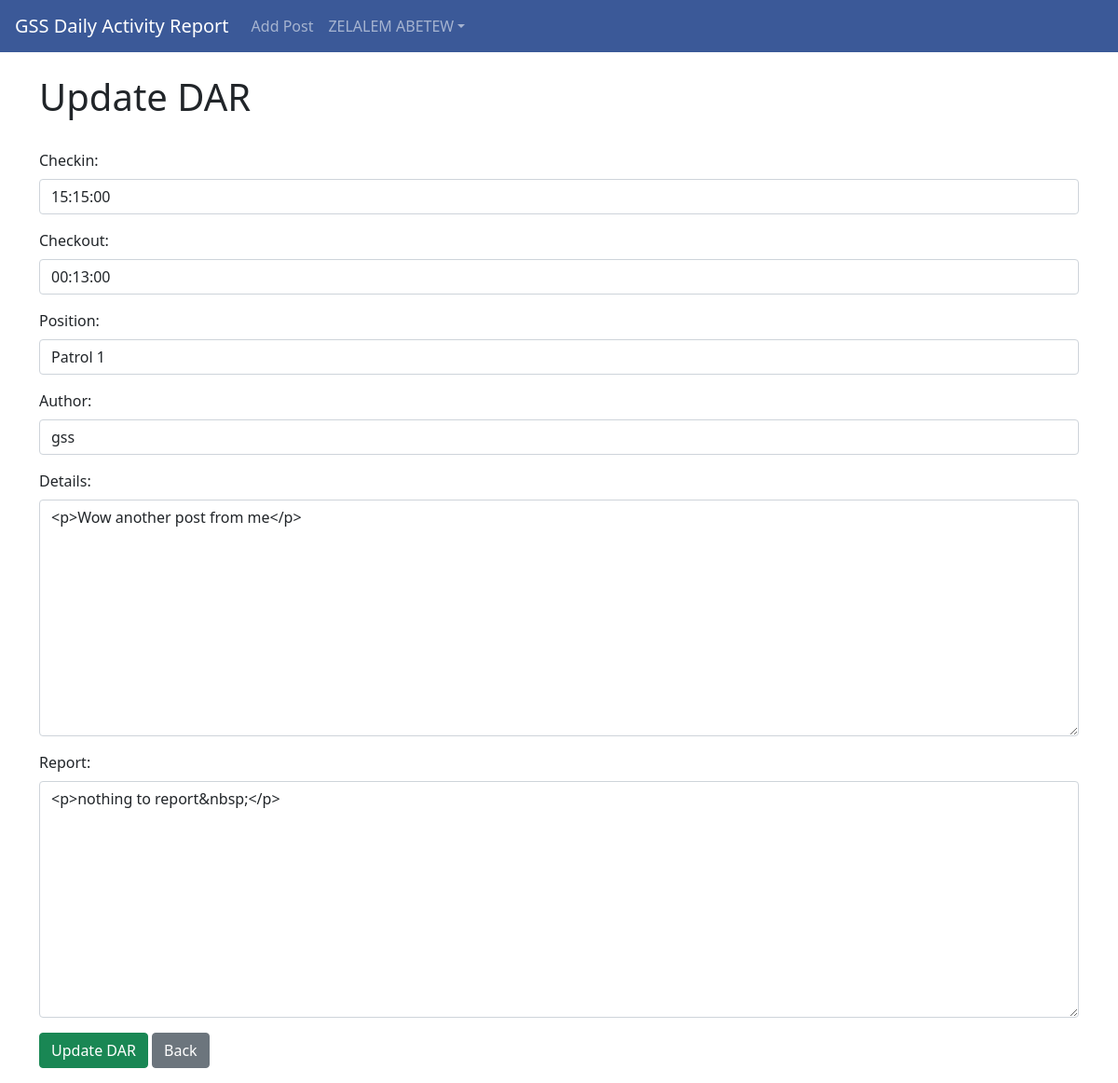
Screenshot of /article/edit/3 (signed in) with the database file from the repository.
### thedar/models.py (models this page shows, shortened)
class Post(models.Model):
    report_image=models.ImageField(null=True,blank=True, upload_to='images/')
    checkin=models.TimeField(max_length=200)
    checkout=models.TimeField(max_length=200)
    position=models.CharField(max_length=200,choices=position_choice)
    author=models.ForeignKey(User, on_delete=models.CASCADE)
    details=RichTextField(blank=True,null=True)
    report=RichTextField(blank=True,null=True)
    time=models.DateTimeField(auto_now_add=True)

### thedar/views.py (the view)
# urls.py: path('article/edit/<int:pk>', UpdatePostView.as_view(), name='update_post'),
class UpdatePostView(UpdateView):
    model= Post
    form_class=EditForm
    template_name= 'update_post.html'

### thedar/forms.py
class EditForm(forms.ModelForm):
    class Meta:
        model=Post
        fields=('checkin','checkout','position','author','details','report')
        widgets={
           'checkin':forms.TimeInput(attrs={'class':'form-control'}),
            'checkout':forms.TimeInput(attrs={'class':'form-control'}),
            'position':forms.TextInput(attrs={'class':'form-control'}),
            'author':forms.Select(attrs={'class':'form-control ','value':'','id':'zola','type':'hidden'}),
            'details':forms.Textarea(attrs={'class':'form-control'}),
             'report':forms.Textarea(attrs={'class':'form-control'}),
        }

### thedar/templates/update_post.html (shortened to what this page needs)
{%extends 'base.html' %}
{%block content%}
{% if user.is_authenticated%}
{% if user.id == post.author.id%}
<h1>Update DAR</h1><br>
<div class="form-group">
<form method="POST">
    {{form.as_p}}
    <button class="btn btn-success">Update DAR</button>
    <a href="{%url 'home'%}" class="btn btn-secondary">Back</a>
</form>
</div>
{%else%}
You are not allowed here!
{%endif%}
{%else%}
You are not allowed here!
{%endif%}
{%endblock%}

### thedar/templates/base.html (shortened to what this page needs)
<!doctype html>
<html lang="en">
  <head>
    <link rel="stylesheet" href="https://cdn.jsdelivr.net/npm/bootstrap@4.4.1/dist/css/bootstrap.min.css">
  </head>
  <body>
    <nav class="navbar navbar-expand-lg navbar-dark bg-custom" >
        <a class="navbar-brand" href="{% url 'home'%}">GSS Daily Activity Report</a>
        <div class="collapse navbar-collapse" id="navbarSupportedContent">
          <ul class="navbar-nav mr-auto">
            {% if user.is_authenticated%}
            <li class="nav-item">
              <a class="nav-link" href="{%url 'add_post'%}">Add Post</a>
            </li>
            <ul class="nav navbar-nav ms-auto">
              <li class="nav-item dropdown">
                  <a href="#" class="nav-link dropdown-toggle" data-bs-toggle="dropdown">{{user.first_name}} {{user.last_name}}</a>
              </li>
          </ul>
            {%endif%}
          </ul>
        </div>
      </nav>
    <br/>
    <div class="container">
   {% block content %}
   {%endblock%}
</div>
    <link href="https://cdn.jsdelivr.net/npm/bootstrap@5.0.2/dist/css/bootstrap.min.css" rel="stylesheet">
    <link rel="stylesheet" href="https://cdnjs.cloudflare.com/ajax/libs/font-awesome/4.7.0/css/font-awesome.min.css">
  </body>
</html>

### thedar/templates/base.html (style rules this page uses)
.bg-custom { background-color: rgb(59, 89, 152); }

### rows the page displays
Post: checkin "15:15:00", checkout "00:13:00", position "Patrol 1", author "gss", details "<p>Wow another post from me</p>", report "<p>nothing to report&nbsp;</p>"

### other values shown
{{ user.first_name }} "ZELALEM"
{{ user.last_name }} "ABETEW"
